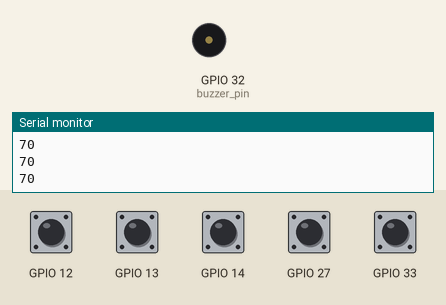
Simulated run of this sketch. Board: ESP32. On the bench: buzzer (waves = sounding, pin HIGH), the last lines printed to the serial monitor. Inputs (shaded band) come from the test bench; at power-on: GPIO 12–14, GPIO 27, GPIO 33 HIGH.

Above: at 6.2 s.
6.3 s: GPIO 13 pulled LOW for 0.15 s
At 6.47 s:
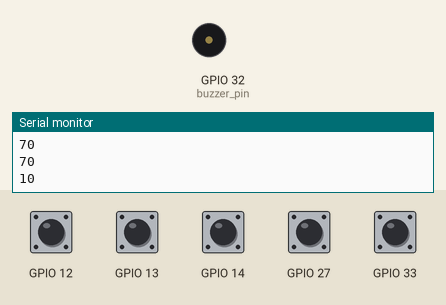
8.3 s: GPIO 12 pulled LOW for 0.15 s
At 11.0 s:
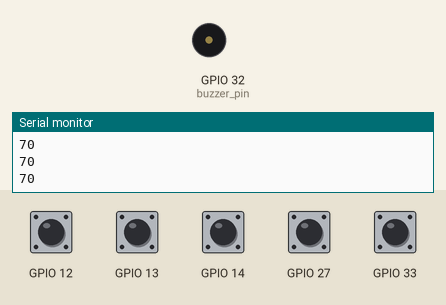
11.3 s: GPIO 12 pulled LOW for 1 s
At 11.5 s:
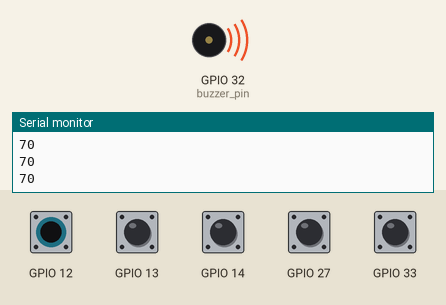
14.3 s: GPIO 14 pulled LOW for 0.15 s
At 16.6 s:
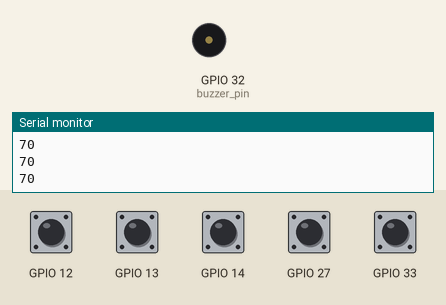
Timing chart, 0 to 18.1 s (numbered marks = the images above; inputs shaded):
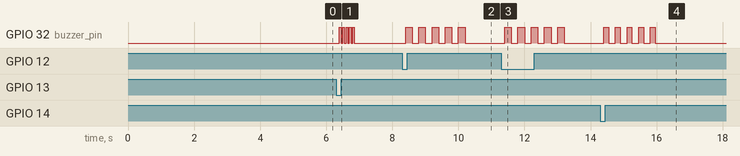

Measured:
- after the input at 6.3 s, GPIO 32 (buzzer_pin): alternates HIGH for 0.05 s and LOW for 0.05 s, 10 changes in all, then stays LOW, starting after 0.10 s
- after the input at 8.3 s, GPIO 32 (buzzer_pin): alternates HIGH for 0.20 s and LOW for 0.20 s, 10 changes in all, then stays LOW, starting after 0.10 s
- after the input at 11.3 s, GPIO 32 (buzzer_pin): alternates HIGH for 0.20 s and LOW for 0.20 s, 10 changes in all, then stays LOW, starting after 0.10 s
- after the input at 14.3 s, GPIO 32 (buzzer_pin): alternates HIGH for 0.15 s and LOW for 0.20 s, 10 changes in all, then stays LOW, starting after 0.10 s

The sketch:

sketch_may17a.ino
```cpp
#define buzzer_pin 32

int touch_1;
int touch_2;
int touch_3;
int touch_4;
int touch_5;

const int thershold = 30;

void setup() {
  pinMode(buzzer_pin,OUTPUT);
  Serial.begin(115200);
  delay(5000);
  digitalWrite(buzzer_pin,LOW);
}

void loop() {
  touch_1 = touchRead(T4);
  touch_2 = touchRead(T5);
  touch_3 = touchRead(T6);
  touch_4 = touchRead(T7);
  touch_5 = touchRead(T8);

  Serial.print(touch_1);
  Serial.println(" ");
  delay(100);

  if(touch_1 < thershold){
    for (int i = 0; i<5; i++){
      digitalWrite(buzzer_pin,HIGH);
      delay(50);
      digitalWrite(buzzer_pin,LOW);
      delay(50);
    }
  }
  if(touch_2 < thershold){
    for (int i = 0; i<5; i++){
      digitalWrite(buzzer_pin,HIGH);
      delay(200);
      digitalWrite(buzzer_pin,LOW);
      delay(200);
    }
  }
  if(touch_3 < thershold){
    for (int i = 0; i<5; i++){
      digitalWrite(buzzer_pin,HIGH);
      delay(150);
      digitalWrite(buzzer_pin,LOW);
      delay(200);
    }
  }
  if(touch_4 < thershold){
    for (int i = 0; i<5; i++){
      digitalWrite(buzzer_pin,HIGH);
      delay(100);
      digitalWrite(buzzer_pin,LOW);
      delay(200);
    }
  }
  if(touch_5 < thershold){
    for (int i = 0; i<5; i++){
      digitalWrite(buzzer_pin,HIGH);
      delay(50);
      digitalWrite(buzzer_pin,LOW);
      delay(200);
    }
  }
  else{
    digitalWrite(2,LOW);
  }
}
```
